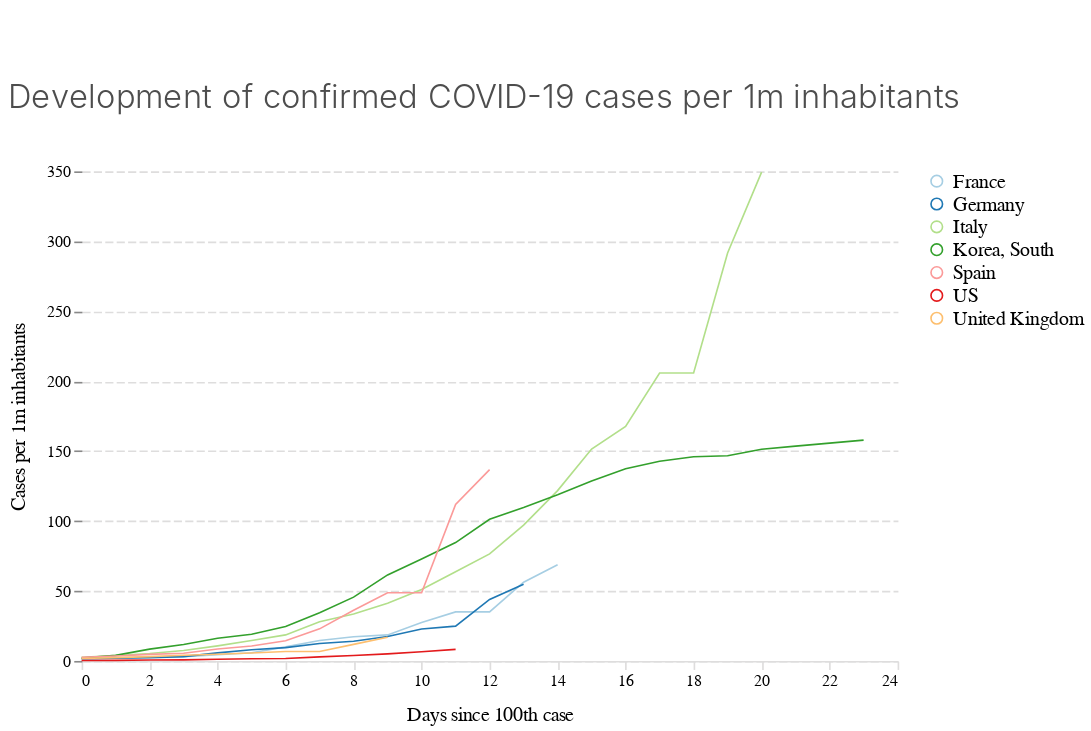

The notebook cell this image was saved under:
### Code cell
chart_cases_per_1m

### Figure 1 — Vega-Lite specification as saved in the notebook (floating-point values rounded to 4 significant figures)
{"$schema": "https://vega.github.io/schema/vega-lite/v3.4.0.json", "config": {"area": {"fill": "#1696d2"}, "axisX": {"domain": true, "domainColor": "#DEDDDD", "domainDashOffset": 10, "domainWidth": 1, "grid": false, "labelAngle": 0, "labelFont": "Avenir", "labelFontSize": 10, "tickColor": "#DEDDDD", "titleFont": "Avenir", "titleFontSize": 12, "titleFontWeight": 400, "titlePadding": 10}, "axisY": {"domain": false, "domainDashOffset": 10, "grid": true, "gridColor": "#DEDDDD", "gridDash": [5, 2], "gridWidth": 1, "labelAngle": 0, "labelFont": "Avenir", "labelFontSize": 10, "titleFont": "Avenir", "titleFontSize": 12, "titleFontWeight": 400, "titlePadding": 10}, "bar": {"fill": "#1696d2", "strokeWidth": 0}, "guide-title": {"color": "Monospace", "font": "Avenir", "fontSize": 15}, "header": {"titleFontSize": 12, "titleFontWeight": 400}, "legend": {"labelFont": "Avenir", "labelFontSize": 12, "symbolSize": 50, "symbolType": "circle", "title": "", "titleFont": "Avenir", "titleFontSize": 12}, "line": {"color": "#1696d2", "stroke": "#1696d2", "strokeWidth": 1}, "path": {"stroke": "#1696d2"}, "point": {"filled": true}, "range": {"category": ["#a6cee3", "#1f78b4", "#b2df8a", "#33a02c", "#fb9a99", "#e31a1c", "#fdbf6f", "#ff7f00"], "diverging": ["#cfe8f3", "#a2d4ec", "#73bfe2", "#46abdb", "#1696d2", "#12719e"]}, "text": {"align": "right", "color": "#1696d2", "font": "Avenir", "fontSize": 12, "fontWeight": 400, "size": 11}, "title": {"anchor": "start", "color": "#4d4d4d", "font": "Avenir", "fontSize": 20, "fontWeight": 300, "lineHeight": 100, "offset": 30}, "trail": {"color": "#1696d2", "stroke": "#1696d2"}, "view": {"strokeWidth": 0}}, "data": {"name": "data-df910a026c594b6302d1d975906b013f"}, "datasets": {"data-df910a026c594b6302d1d975906b013f": [{"cases_per1m": 1.535, "country": "France", "date": "2020-02-29T00:00:00", "days_since100": 0, "perc_growth": null, "value": 100}, {"cases_per1m": 1.996, "country": "France", "date": "2020-03-01T00:00:00", "days_since100": 1, "perc_growth": 1.3, "value": 130}, {"cases_per1m": 2.933, "country": "France", "date": "2020-03-02T00:00:00", "days_since100": 2, "perc_growth": 1.469, "value": 191}, {"cases_per1m": 3.132, "country": "France", "date": "2020-03-03T00:00:00", "days_since100": 3, "perc_growth": 1.068, "value": 204}, {"cases_per1m": 4.422, "country": "France", "date": "2020-03-04T00:00:00", "days_since100": 4, "perc_growth": 1.412, "value": 288}, {"cases_per1m": 5.835, "country": "France", "date": "2020-03-05T00:00:00", "days_since100": 5, "perc_growth": 1.319, "value": 380}, {"cases_per1m": 10.07, "country": "France", "date": "2020-03-06T00:00:00", "days_since100": 6, "perc_growth": 1.726, "value": 656}, {"cases_per1m": 14.62, "country": "France", "date": "2020-03-07T00:00:00", "days_since100": 7, "perc_growth": 1.451, "value": 952}, {"cases_per1m": 17.33, "country": "France", "date": "2020-03-08T00:00:00", "days_since100": 8, "perc_growth": 1.186, "value": 1129}, {"cases_per1m": 18.61, "country": "France", "date": "2020-03-09T00:00:00", "days_since100": 9, "perc_growth": 1.074, "value": 1212}, {"cases_per1m": 27.44, "country": "France", "date": "2020-03-10T00:00:00", "days_since100": 10, "perc_growth": 1.474, "value": 1787}, {"cases_per1m": 35.07, "country": "France", "date": "2020-03-11T00:00:00", "days_since100": 11, "perc_growth": 1.278, "value": 2284}, {"cases_per1m": 35.07, "country": "France", "date": "2020-03-12T00:00:00", "days_since100": 12, "perc_growth": 1, "value": 2284}, {"cases_per1m": 56.3, "country": "France", "date": "2020-03-13T00:00:00", "days_since100": 13, "perc_growth": 1.606, "value": 3667}, {"cases_per1m": 68.79, "country": "France", "date": "2020-03-14T00:00:00", "days_since100": 14, "perc_growth": 1.222, "value": 4480}, {"cases_per1m": 1.557, "country": "Germany", "date": "2020-03-01T00:00:00", "days_since100": 0, "perc_growth": null, "value": 130}, {"cases_per1m": 1.904, "country": "Germany", "date": "2020-03-02T00:00:00", "days_since100": 1, "perc_growth": 1.223, "value": 159}, {"cases_per1m": 2.347, "country": "Germany", "date": "2020-03-03T00:00:00", "days_since100": 2, "perc_growth": 1.233, "value": 196}, {"cases_per1m": 3.137, "country": "Germany", "date": "2020-03-04T00:00:00", "days_since100": 3, "perc_growth": 1.337, "value": 262}, {"cases_per1m": 5.771, "country": "Germany", "date": "2020-03-05T00:00:00", "days_since100": 4, "perc_growth": 1.84, "value": 482}, {"cases_per1m": 8.022, "country": "Germany", "date": "2020-03-06T00:00:00", "days_since100": 5, "perc_growth": 1.39, "value": 670}, {"cases_per1m": 9.567, "country": "Germany", "date": "2020-03-07T00:00:00", "days_since100": 6, "perc_growth": 1.193, "value": 799}, {"cases_per1m": 12.45, "country": "Germany", "date": "2020-03-08T00:00:00", "days_since100": 7, "perc_growth": 1.302, "value": 1040}, {"cases_per1m": 14.08, "country": "Germany", "date": "2020-03-09T00:00:00", "days_since100": 8, "perc_growth": 1.131, "value": 1176}, {"cases_per1m": 17.45, "country": "Germany", "date": "2020-03-10T00:00:00", "days_since100": 9, "perc_growth": 1.239, "value": 1457}, {"cases_per1m": 22.85, "country": "Germany", "date": "2020-03-11T00:00:00", "days_since100": 10, "perc_growth": 1.31, "value": 1908}, {"cases_per1m": 24.88, "country": "Germany", "date": "2020-03-12T00:00:00", "days_since100": 11, "perc_growth": 1.089, "value": 2078}, {"cases_per1m": 44.0, "country": "Germany", "date": "2020-03-13T00:00:00", "days_since100": 12, "perc_growth": 1.769, "value": 3675}, {"cases_per1m": 54.9, "country": "Germany", "date": "2020-03-14T00:00:00", "days_since100": 13, "perc_growth": 1.248, "value": 4585}, {"cases_per1m": 2.56, "country": "Italy", "date": "2020-02-23T00:00:00", "days_since100": 0, "perc_growth": null, "value": 155}, {"cases_per1m": 3.782, "country": "Italy", "date": "2020-02-24T00:00:00", "days_since100": 1, "perc_growth": 1.477, "value": 229}, {"cases_per1m": 5.318, "country": "Italy", "date": "2020-02-25T00:00:00", "days_since100": 2, "perc_growth": 1.406, "value": 322}, {"cases_per1m": 7.481, "country": "Italy", "date": "2020-02-26T00:00:00", "days_since100": 3, "perc_growth": 1.407, "value": 453}, {"cases_per1m": 10.82, "country": "Italy", "date": "2020-02-27T00:00:00", "days_since100": 4, "perc_growth": 1.446, "value": 655}, {"cases_per1m": 14.67, "country": "Italy", "date": "2020-02-28T00:00:00", "days_since100": 5, "perc_growth": 1.356, "value": 888}, {"cases_per1m": 18.63, "country": "Italy", "date": "2020-02-29T00:00:00", "days_since100": 6, "perc_growth": 1.27, "value": 1128}, {"cases_per1m": 27.98, "country": "Italy", "date": "2020-03-01T00:00:00", "days_since100": 7, "perc_growth": 1.502, "value": 1694}, {"cases_per1m": 33.63, "country": "Italy", "date": "2020-03-02T00:00:00", "days_since100": 8, "perc_growth": 1.202, "value": 2036}, {"cases_per1m": 41.32, "country": "Italy", "date": "2020-03-03T00:00:00", "days_since100": 9, "perc_growth": 1.229, "value": 2502}, {"cases_per1m": 51.02, "country": "Italy", "date": "2020-03-04T00:00:00", "days_since100": 10, "perc_growth": 1.235, "value": 3089}, {"cases_per1m": 63.72, "country": "Italy", "date": "2020-03-05T00:00:00", "days_since100": 11, "perc_growth": 1.249, "value": 3858}, {"cases_per1m": 76.56, "country": "Italy", "date": "2020-03-06T00:00:00", "days_since100": 12, "perc_growth": 1.202, "value": 4636}, {"cases_per1m": 97.16, "country": "Italy", "date": "2020-03-07T00:00:00", "days_since100": 13, "perc_growth": 1.269, "value": 5883}, {"cases_per1m": 121.8, "country": "Italy", "date": "2020-03-08T00:00:00", "days_since100": 14, "perc_growth": 1.254, "value": 7375}, {"cases_per1m": 151.5, "country": "Italy", "date": "2020-03-09T00:00:00", "days_since100": 15, "perc_growth": 1.244, "value": 9172}, {"cases_per1m": 167.6, "country": "Italy", "date": "2020-03-10T00:00:00", "days_since100": 16, "perc_growth": 1.107, "value": 10149}, {"cases_per1m": 205.8, "country": "Italy", "date": "2020-03-11T00:00:00", "days_since100": 17, "perc_growth": 1.228, "value": 12462}, {"cases_per1m": 205.8, "country": "Italy", "date": "2020-03-12T00:00:00", "days_since100": 18, "perc_growth": 1, "value": 12462}, {"cases_per1m": 291.7, "country": "Italy", "date": "2020-03-13T00:00:00", "days_since100": 19, "perc_growth": 1.417, "value": 17660}, {"cases_per1m": 349.4, "country": "Italy", "date": "2020-03-14T00:00:00", "days_since100": 20, "perc_growth": 1.198, "value": 21157}, {"cases_per1m": 2.03, "country": "Korea, South", "date": "2020-02-20T00:00:00", "days_since100": 0, "perc_growth": null, "value": 104}, {"cases_per1m": 3.982, "country": "Korea, South", "date": "2020-02-21T00:00:00", "days_since100": 1, "perc_growth": 1.962, "value": 204}, {"cases_per1m": 8.453, "country": "Korea, South", "date": "2020-02-22T00:00:00", "days_since100": 2, "perc_growth": 2.123, "value": 433}, {"cases_per1m": 11.75, "country": "Korea, South", "date": "2020-02-23T00:00:00", "days_since100": 3, "perc_growth": 1.39, "value": 602}, {"cases_per1m": 16.26, "country": "Korea, South", "date": "2020-02-24T00:00:00", "days_since100": 4, "perc_growth": 1.384, "value": 833}, {"cases_per1m": 19.07, "country": "Korea, South", "date": "2020-02-25T00:00:00", "days_since100": 5, "perc_growth": 1.173, "value": 977}, {"cases_per1m": 24.62, "country": "Korea, South", "date": "2020-02-26T00:00:00", "days_since100": 6, "perc_growth": 1.291, "value": 1261}, {"cases_per1m": 34.48, "country": "Korea, South", "date": "2020-02-27T00:00:00", "days_since100": 7, "perc_growth": 1.4, "value": 1766}, {"cases_per1m": 45.62, "country": "Korea, South", "date": "2020-02-28T00:00:00", "days_since100": 8, "perc_growth": 1.323, "value": 2337}, {"cases_per1m": 61.49, "country": "Korea, South", "date": "2020-02-29T00:00:00", "days_since100": 9, "perc_growth": 1.348, "value": 3150}, {"cases_per1m": 72.93, "country": "Korea, South", "date": "2020-03-01T00:00:00", "days_since100": 10, "perc_growth": 1.186, "value": 3736}, {"cases_per1m": 84.63, "country": "Korea, South", "date": "2020-03-02T00:00:00", "days_since100": 11, "perc_growth": 1.16, "value": 4335}, {"cases_per1m": 101.2, "country": "Korea, South", "date": "2020-03-03T00:00:00", "days_since100": 12, "perc_growth": 1.196, "value": 5186}, {"cases_per1m": 109.7, "country": "Korea, South", "date": "2020-03-04T00:00:00", "days_since100": 13, "perc_growth": 1.084, "value": 5621}, {"cases_per1m": 118.8, "country": "Korea, South", "date": "2020-03-05T00:00:00", "days_since100": 14, "perc_growth": 1.083, "value": 6088}, {"cases_per1m": 128.7, "country": "Korea, South", "date": "2020-03-06T00:00:00", "days_since100": 15, "perc_growth": 1.083, "value": 6593}, {"cases_per1m": 137.5, "country": "Korea, South", "date": "2020-03-07T00:00:00", "days_since100": 16, "perc_growth": 1.068, "value": 7041}, {"cases_per1m": 142.8, "country": "Korea, South", "date": "2020-03-08T00:00:00", "days_since100": 17, "perc_growth": 1.039, "value": 7314}, {"cases_per1m": 146.0, "country": "Korea, South", "date": "2020-03-09T00:00:00", "days_since100": 18, "perc_growth": 1.022, "value": 7478}, {"cases_per1m": 146.7, "country": "Korea, South", "date": "2020-03-10T00:00:00", "days_since100": 19, "perc_growth": 1.005, "value": 7513}, {"cases_per1m": 151.4, "country": "Korea, South", "date": "2020-03-11T00:00:00", "days_since100": 20, "perc_growth": 1.032, "value": 7755}, {"cases_per1m": 153.6, "country": "Korea, South", "date": "2020-03-12T00:00:00", "days_since100": 21, "perc_growth": 1.015, "value": 7869}, {"cases_per1m": 155.8, "country": "Korea, South", "date": "2020-03-13T00:00:00", "days_since100": 22, "perc_growth": 1.014, "value": 7979}, {"cases_per1m": 157.9, "country": "Korea, South", "date": "2020-03-14T00:00:00", "days_since100": 23, "perc_growth": 1.013, "value": 8086}, {"cases_per1m": 2.568, "country": "Spain", "date": "2020-03-02T00:00:00", "days_since100": 0, "perc_growth": null, "value": 120}, {"cases_per1m": 3.53, "country": "Spain", "date": "2020-03-03T00:00:00", "days_since100": 1, "perc_growth": 1.375, "value": 165}, {"cases_per1m": 4.75, "country": "Spain", "date": "2020-03-04T00:00:00", "days_since100": 2, "perc_growth": 1.345, "value": 222}, {"cases_per1m": 5.542, "country": "Spain", "date": "2020-03-05T00:00:00", "days_since100": 3, "perc_growth": 1.167, "value": 259}, {"cases_per1m": 8.559, "country": "Spain", "date": "2020-03-06T00:00:00", "days_since100": 4, "perc_growth": 1.544, "value": 400}, {"cases_per1m": 10.7, "country": "Spain", "date": "2020-03-07T00:00:00", "days_since100": 5, "perc_growth": 1.25, "value": 500}, {"cases_per1m": 14.4, "country": "Spain", "date": "2020-03-08T00:00:00", "days_since100": 6, "perc_growth": 1.346, "value": 673}, {"cases_per1m": 22.96, "country": "Spain", "date": "2020-03-09T00:00:00", "days_since100": 7, "perc_growth": 1.594, "value": 1073}, {"cases_per1m": 36.27, "country": "Spain", "date": "2020-03-10T00:00:00", "days_since100": 8, "perc_growth": 1.58, "value": 1695}, {"cases_per1m": 48.72, "country": "Spain", "date": "2020-03-11T00:00:00", "days_since100": 9, "perc_growth": 1.343, "value": 2277}, {"cases_per1m": 48.72, "country": "Spain", "date": "2020-03-12T00:00:00", "days_since100": 10, "perc_growth": 1, "value": 2277}, {"cases_per1m": 111.9, "country": "Spain", "date": "2020-03-13T00:00:00", "days_since100": 11, "perc_growth": 2.298, "value": 5232}, {"cases_per1m": 136.7, "country": "Spain", "date": "2020-03-14T00:00:00", "days_since100": 12, "perc_growth": 1.222, "value": 6391}, {"cases_per1m": 0.3586, "country": "US", "date": "2020-03-03T00:00:00", "days_since100": 0, "perc_growth": null, "value": 118}, {"cases_per1m": 0.4528, "country": "US", "date": "2020-03-04T00:00:00", "days_since100": 1, "perc_growth": 1.263, "value": 149}, {"cases_per1m": 0.6594, "country": "US", "date": "2020-03-05T00:00:00", "days_since100": 2, "perc_growth": 1.456, "value": 217}, {"cases_per1m": 0.7962, "country": "US", "date": "2020-03-06T00:00:00", "days_since100": 3, "perc_growth": 1.207, "value": 262}, {"cases_per1m": 1.222, "country": "US", "date": "2020-03-07T00:00:00", "days_since100": 4, "perc_growth": 1.534, "value": 402}, {"cases_per1m": 1.574, "country": "US", "date": "2020-03-08T00:00:00", "days_since100": 5, "perc_growth": 1.289, "value": 518}, {"cases_per1m": 1.772, "country": "US", "date": "2020-03-09T00:00:00", "days_since100": 6, "perc_growth": 1.125, "value": 583}, {"cases_per1m": 2.914, "country": "US", "date": "2020-03-10T00:00:00", "days_since100": 7, "perc_growth": 1.645, "value": 959}, {"cases_per1m": 3.893, "country": "US", "date": "2020-03-11T00:00:00", "days_since100": 8, "perc_growth": 1.336, "value": 1281}, {"cases_per1m": 5.054, "country": "US", "date": "2020-03-12T00:00:00", "days_since100": 9, "perc_growth": 1.298, "value": 1663}, {"cases_per1m": 6.622, "country": "US", "date": "2020-03-13T00:00:00", "days_since100": 10, "perc_growth": 1.31, "value": 2179}, {"cases_per1m": 8.287, "country": "US", "date": "2020-03-14T00:00:00", "days_since100": 11, "perc_growth": 1.251, "value": 2727}, {"cases_per1m": 1.718, "country": "United Kingdom", "date": "2020-03-05T00:00:00", "days_since100": 0, "perc_growth": null, "value": 116}, {"cases_per1m": 2.429, "country": "United Kingdom", "date": "2020-03-06T00:00:00", "days_since100": 1, "perc_growth": 1.414, "value": 164}, {"cases_per1m": 3.065, "country": "United Kingdom", "date": "2020-03-07T00:00:00", "days_since100": 2, "perc_growth": 1.262, "value": 207}, {"cases_per1m": 4.057, "country": "United Kingdom", "date": "2020-03-08T00:00:00", "days_since100": 3, "perc_growth": 1.324, "value": 274}, {"cases_per1m": 4.768, "country": "United Kingdom", "date": "2020-03-09T00:00:00", "days_since100": 4, "perc_growth": 1.175, "value": 322}, {"cases_per1m": 5.686, "country": "United Kingdom", "date": "2020-03-10T00:00:00", "days_since100": 5, "perc_growth": 1.193, "value": 384}, {"cases_per1m": 6.797, "country": "United Kingdom", "date": "2020-03-11T00:00:00", "days_since100": 6, "perc_growth": 1.195, "value": 459}, {"cases_per1m": 6.797, "country": "United Kingdom", "date": "2020-03-12T00:00:00", "days_since100": 7, "perc_growth": 1, "value": 459}, {"cases_per1m": 11.86, "country": "United Kingdom", "date": "2020-03-13T00:00:00", "days_since100": 8, "perc_growth": 1.745, "value": 801}, {"cases_per1m": 16.93, "country": "United Kingdom", "date": "2020-03-14T00:00:00", "days_since100": 9, "perc_growth": 1.427, "value": 1143}]}, "encoding": {"color": {"field": "country", "type": "nominal"}, "x": {"field": "days_since100", "title": "Days since 100th case", "type": "quantitative"}, "y": {"field": "cases_per1m", "title": "Cases per 1m inhabitants", "type": "quantitative"}}, "height": 300, "mark": "line", "padding": {"bottom": 5, "left": 5, "right": 5, "top": 50}, "title": "Development of confirmed COVID-19 cases per 1m inhabitants", "width": 500}
